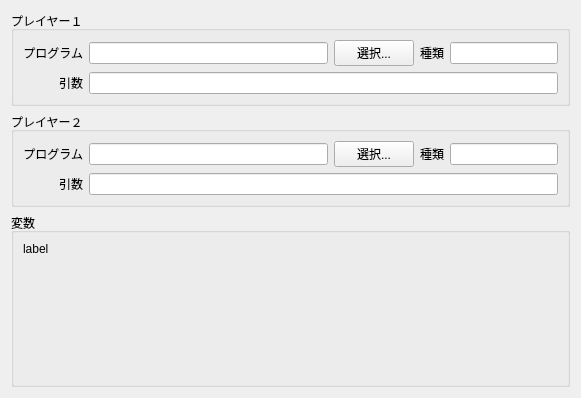
<?xml version="1.0" encoding="UTF-8"?>
<ui version="4.0">
 <class>PlayerEdit</class>
 <widget class="QWidget" name="PlayerEdit">
  <property name="geometry">
   <rect>
    <x>0</x>
    <y>0</y>
    <width>581</width>
    <height>398</height>
   </rect>
  </property>
  <property name="windowTitle">
   <string>Form</string>
  </property>
  <layout class="QVBoxLayout">
   <item>
    <widget class="QGroupBox" name="groupBox_2">
     <property name="sizePolicy">
      <sizepolicy hsizetype="Preferred" vsizetype="Maximum">
       <horstretch>0</horstretch>
       <verstretch>0</verstretch>
      </sizepolicy>
     </property>
     <property name="title">
      <string>プレイヤー１</string>
     </property>
     <property name="flat">
      <bool>false</bool>
     </property>
     <layout class="QGridLayout">
      <item row="0" column="3">
       <widget class="QLabel" name="label_5">
        <property name="text">
         <string>種類</string>
        </property>
       </widget>
      </item>
      <item row="0" column="4">
       <widget class="QLineEdit" name="videoTypesEdit">
        <property name="sizePolicy">
         <sizepolicy hsizetype="Preferred" vsizetype="Fixed">
          <horstretch>0</horstretch>
          <verstretch>0</verstretch>
         </sizepolicy>
        </property>
        <property name="text">
         <string/>
        </property>
       </widget>
      </item>
      <item row="0" column="2">
       <widget class="QPushButton" name="selectVideoPlayerButton">
        <property name="text">
         <string>選択...</string>
        </property>
       </widget>
      </item>
      <item row="0" column="0">
       <widget class="QLabel" name="label_3">
        <property name="sizePolicy">
         <sizepolicy hsizetype="Preferred" vsizetype="Preferred">
          <horstretch>0</horstretch>
          <verstretch>0</verstretch>
         </sizepolicy>
        </property>
        <property name="text">
         <string>プログラム</string>
        </property>
        <property name="alignment">
         <set>Qt::AlignRight|Qt::AlignTrailing|Qt::AlignVCenter</set>
        </property>
       </widget>
      </item>
      <item row="1" column="0">
       <widget class="QLabel" name="label_2">
        <property name="text">
         <string>引数</string>
        </property>
        <property name="alignment">
         <set>Qt::AlignRight|Qt::AlignTrailing|Qt::AlignVCenter</set>
        </property>
       </widget>
      </item>
      <item row="1" column="1" colspan="4">
       <widget class="QLineEdit" name="videoPlayerArgsEdit"/>
      </item>
      <item row="0" column="1">
       <widget class="QLineEdit" name="videoPlayerEdit"/>
      </item>
     </layout>
    </widget>
   </item>
   <item>
    <widget class="QGroupBox" name="groupBox_3">
     <property name="sizePolicy">
      <sizepolicy hsizetype="Preferred" vsizetype="Maximum">
       <horstretch>0</horstretch>
       <verstretch>0</verstretch>
      </sizepolicy>
     </property>
     <property name="title">
      <string>プレイヤー２</string>
     </property>
     <property name="flat">
      <bool>false</bool>
     </property>
     <layout class="QGridLayout">
      <item row="0" column="1">
       <widget class="QLineEdit" name="soundPlayerEdit"/>
      </item>
      <item row="0" column="2">
       <widget class="QPushButton" name="selectSoundPlayerButton">
        <property name="text">
         <string>選択...</string>
        </property>
       </widget>
      </item>
      <item row="0" column="0">
       <widget class="QLabel" name="label_7">
        <property name="sizePolicy">
         <sizepolicy hsizetype="Preferred" vsizetype="Preferred">
          <horstretch>0</horstretch>
          <verstretch>0</verstretch>
         </sizepolicy>
        </property>
        <property name="text">
         <string>プログラム</string>
        </property>
        <property name="alignment">
         <set>Qt::AlignRight|Qt::AlignTrailing|Qt::AlignVCenter</set>
        </property>
       </widget>
      </item>
      <item row="0" column="4">
       <widget class="QLineEdit" name="soundTypesEdit">
        <property name="sizePolicy">
         <sizepolicy hsizetype="Preferred" vsizetype="Fixed">
          <horstretch>0</horstretch>
          <verstretch>0</verstretch>
         </sizepolicy>
        </property>
        <property name="text">
         <string/>
        </property>
       </widget>
      </item>
      <item row="1" column="0">
       <widget class="QLabel" name="label_9">
        <property name="text">
         <string>引数</string>
        </property>
        <property name="alignment">
         <set>Qt::AlignRight|Qt::AlignTrailing|Qt::AlignVCenter</set>
        </property>
       </widget>
      </item>
      <item row="0" column="3">
       <widget class="QLabel" name="label_8">
        <property name="text">
         <string>種類</string>
        </property>
       </widget>
      </item>
      <item row="1" column="1" colspan="4">
       <widget class="QLineEdit" name="soundPlayerArgsEdit"/>
      </item>
     </layout>
    </widget>
   </item>
   <item>
    <widget class="QGroupBox" name="groupBox">
     <property name="title">
      <string>変数</string>
     </property>
     <property name="flat">
      <bool>false</bool>
     </property>
     <layout class="QVBoxLayout">
      <item>
       <widget class="QLabel" name="label">
        <property name="text">
         <string>label</string>
        </property>
        <property name="alignment">
         <set>Qt::AlignLeading|Qt::AlignLeft|Qt::AlignTop</set>
        </property>
        <property name="wordWrap">
         <bool>true</bool>
        </property>
        <property name="textInteractionFlags">
         <set>Qt::LinksAccessibleByMouse|Qt::TextSelectableByMouse</set>
        </property>
       </widget>
      </item>
     </layout>
    </widget>
   </item>
  </layout>
 </widget>
 <resources/>
 <connections/>
</ui>
